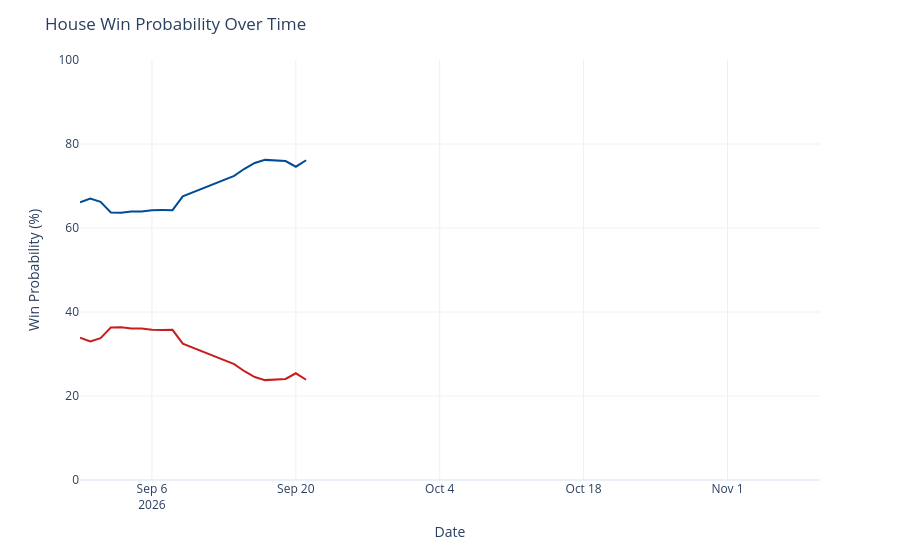

Source (notebook cell):
### Code cell
chance_over_time = output_ts[(output_ts['geo'] == 'US House') &
                             (output_ts['type'] == 'chance')]
chance_over_time['rep_chance'] = chance_over_time['y'].map(lambda x: 100 - x)
chance_over_time = chance_over_time.rename({'y': 'Democrats', 'rep_chance': 'Republicans'}, axis=1)
chance_time_ser = px.line(chance_over_time, x='date', y=['Democrats', 'Republicans'], template='plotly_white',
                         color_discrete_map={'Democrats': '#004b97', 'Republicans': '#c71e1d'},)
chance_time_ser.update_traces(hovertemplate="%{y:.1f}%")
chance_time_ser.update_layout(
    xaxis=dict(range=[pd.to_datetime('2026-08-30'), pd.to_datetime('2026-11-10')]),
    yaxis=dict(range=[0, 100]),
    xaxis_title='Date',
    yaxis_title='Win Probability (%)',
    title=dict(text="House Win Probability Over Time"),
    hovermode="x",
    showlegend=False
)
chance_time_ser

### Figure 1 — Plotly figure (JSON) as saved in the notebook; plotly's stock layout.template omitted (floating-point values rounded to 4 significant figures)
{"data": [{"hovertemplate": "%{y:.1f}%", "legendgroup": "Democrats", "line": {"color": "#004b97", "dash": "solid"}, "marker": {"symbol": "circle"}, "mode": "lines", "name": "Democrats", "orientation": "v", "showlegend": true, "type": "scatter", "x": ["2026-08-30", "2026-08-31", "2026-09-01", "2026-09-02", "2026-09-03", "2026-09-04", "2026-09-05", "2026-09-06", "2026-09-07", "2026-09-08", "2026-09-09", "2026-09-14", "2026-09-15", "2026-09-16", "2026-09-17", "2026-09-18", "2026-09-19", "2026-09-20", "2026-09-21"], "xaxis": "x", "y": [66.12, 67.02, 66.25, 63.69, 63.65, 63.91, 63.91, 64.23, 64.27, 64.25, 67.54, 72.39, 74.1, 75.49, 76.22, 76.08, 75.94, 74.59, 76.12], "yaxis": "y"}, {"hovertemplate": "%{y:.1f}%", "legendgroup": "Republicans", "line": {"color": "#c71e1d", "dash": "solid"}, "marker": {"symbol": "circle"}, "mode": "lines", "name": "Republicans", "orientation": "v", "showlegend": true, "type": "scatter", "x": ["2026-08-30", "2026-08-31", "2026-09-01", "2026-09-02", "2026-09-03", "2026-09-04", "2026-09-05", "2026-09-06", "2026-09-07", "2026-09-08", "2026-09-09", "2026-09-14", "2026-09-15", "2026-09-16", "2026-09-17", "2026-09-18", "2026-09-19", "2026-09-20", "2026-09-21"], "xaxis": "x", "y": [33.88, 32.98, 33.75, 36.31, 36.35, 36.09, 36.09, 35.77, 35.73, 35.75, 32.46, 27.61, 25.9, 24.51, 23.78, 23.92, 24.06, 25.41, 23.88], "yaxis": "y"}], "layout": {"hovermode": "x", "legend": {"title": {"text": "variable"}, "tracegroupgap": 0}, "margin": {"t": 60}, "showlegend": false, "title": {"text": "House Win Probability Over Time"}, "xaxis": {"anchor": "y", "domain": [0, 1], "range": ["2026-08-30T00:00:00", "2026-11-10T00:00:00"], "title": {"text": "Date"}}, "yaxis": {"anchor": "x", "domain": [0, 1], "range": [0, 100], "title": {"text": "Win Probability (%)"}}}}
